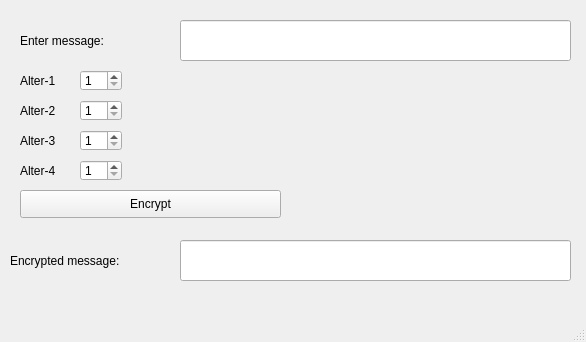
<?xml version="1.0" encoding="UTF-8"?>
<ui version="4.0">
 <class>MainWindow</class>
 <widget class="QMainWindow" name="MainWindow">
  <property name="geometry">
   <rect>
    <x>0</x>
    <y>0</y>
    <width>586</width>
    <height>342</height>
   </rect>
  </property>
  <property name="windowTitle">
   <string>Encrypt</string>
  </property>
  <widget class="QWidget" name="centralwidget">
   <widget class="QLabel" name="label">
    <property name="geometry">
     <rect>
      <x>20</x>
      <y>20</y>
      <width>161</width>
      <height>41</height>
     </rect>
    </property>
    <property name="text">
     <string>Enter message:</string>
    </property>
   </widget>
   <widget class="QLineEdit" name="lineEdit">
    <property name="geometry">
     <rect>
      <x>180</x>
      <y>20</y>
      <width>391</width>
      <height>41</height>
     </rect>
    </property>
   </widget>
   <widget class="QLabel" name="label_5">
    <property name="geometry">
     <rect>
      <x>10</x>
      <y>240</y>
      <width>161</width>
      <height>41</height>
     </rect>
    </property>
    <property name="text">
     <string>Encrypted message:</string>
    </property>
   </widget>
   <widget class="QLineEdit" name="lineEdit_2">
    <property name="geometry">
     <rect>
      <x>180</x>
      <y>240</y>
      <width>391</width>
      <height>41</height>
     </rect>
    </property>
   </widget>
   <widget class="QPushButton" name="pushButton">
    <property name="geometry">
     <rect>
      <x>20</x>
      <y>190</y>
      <width>261</width>
      <height>28</height>
     </rect>
    </property>
    <property name="text">
     <string>Encrypt</string>
    </property>
   </widget>
   <widget class="QSpinBox" name="spinBox_4">
    <property name="geometry">
     <rect>
      <x>80</x>
      <y>160</y>
      <width>42</width>
      <height>21</height>
     </rect>
    </property>
    <property name="minimum">
     <number>1</number>
    </property>
    <property name="maximum">
     <number>35</number>
    </property>
   </widget>
   <widget class="QLabel" name="label_6">
    <property name="geometry">
     <rect>
      <x>20</x>
      <y>160</y>
      <width>55</width>
      <height>21</height>
     </rect>
    </property>
    <property name="text">
     <string>Alter-4</string>
    </property>
   </widget>
   <widget class="QSpinBox" name="spinBox">
    <property name="geometry">
     <rect>
      <x>80</x>
      <y>70</y>
      <width>42</width>
      <height>21</height>
     </rect>
    </property>
    <property name="minimum">
     <number>1</number>
    </property>
    <property name="maximum">
     <number>25</number>
    </property>
   </widget>
   <widget class="QLabel" name="label_3">
    <property name="geometry">
     <rect>
      <x>20</x>
      <y>100</y>
      <width>55</width>
      <height>21</height>
     </rect>
    </property>
    <property name="text">
     <string>Alter-2</string>
    </property>
   </widget>
   <widget class="QSpinBox" name="spinBox_3">
    <property name="geometry">
     <rect>
      <x>80</x>
      <y>100</y>
      <width>42</width>
      <height>21</height>
     </rect>
    </property>
    <property name="minimum">
     <number>1</number>
    </property>
    <property name="maximum">
     <number>45</number>
    </property>
   </widget>
   <widget class="QLabel" name="label_4">
    <property name="geometry">
     <rect>
      <x>20</x>
      <y>130</y>
      <width>55</width>
      <height>21</height>
     </rect>
    </property>
    <property name="text">
     <string>Alter-3</string>
    </property>
   </widget>
   <widget class="QLabel" name="label_2">
    <property name="geometry">
     <rect>
      <x>20</x>
      <y>70</y>
      <width>55</width>
      <height>21</height>
     </rect>
    </property>
    <property name="text">
     <string>Alter-1</string>
    </property>
   </widget>
   <widget class="QSpinBox" name="spinBox_2">
    <property name="geometry">
     <rect>
      <x>80</x>
      <y>130</y>
      <width>42</width>
      <height>21</height>
     </rect>
    </property>
    <property name="minimum">
     <number>1</number>
    </property>
    <property name="maximum">
     <number>35</number>
    </property>
   </widget>
  </widget>
  <widget class="QMenuBar" name="menubar">
   <property name="geometry">
    <rect>
     <x>0</x>
     <y>0</y>
     <width>586</width>
     <height>26</height>
    </rect>
   </property>
  </widget>
  <widget class="QStatusBar" name="statusbar"/>
 </widget>
 <resources/>
 <connections/>
</ui>
